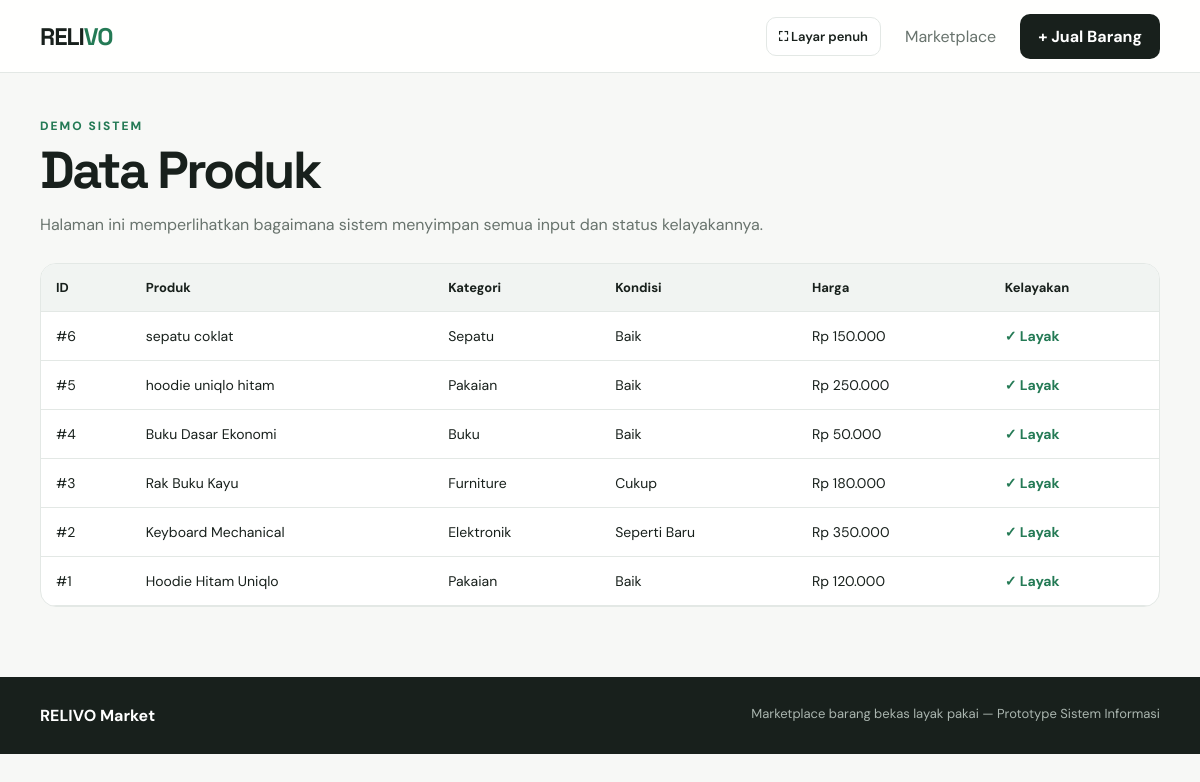
/admin/products, run on the app's committed database.
### tables this page shows
CREATE TABLE products (
            id INTEGER PRIMARY KEY AUTOINCREMENT,
            name TEXT NOT NULL,
            category TEXT NOT NULL,
            condition TEXT NOT NULL,
            price INTEGER NOT NULL,
            image TEXT,
            description TEXT,
            eligible INTEGER NOT NULL DEFAULT 1,
            created_at TIMESTAMP DEFAULT CURRENT_TIMESTAMP
        );

### app.py (the view)
@app.route("/admin/products")
def admin_products():
    conn = get_db()
    products = conn.execute("SELECT * FROM products ORDER BY id DESC").fetchall()
    conn.close()
    return render_template("admin.html", products=products)

### app.py (called while the page is built)
def get_db():
    conn = sqlite3.connect(DB_PATH)
    conn.row_factory = sqlite3.Row
    return conn

@app.template_filter("rupiah")
def rupiah(value):
    return "Rp {:,}".format(value).replace(",", ".")

### templates/admin.html (shortened to what this page needs)
{% extends "base.html" %}
{% block content %}
<div class="page-title">
    <div class="eyebrow">DEMO SISTEM</div>
    <h1>Data Produk</h1>
    <p>Halaman ini memperlihatkan bagaimana sistem menyimpan semua input dan status kelayakannya.</p>
</div>
<div class="table-wrap">
<table>
    <thead>
        <tr>
            <th>ID</th><th>Produk</th><th>Kategori</th><th>Kondisi</th><th>Harga</th><th>Kelayakan</th>
        </tr>
    </thead>
    <tbody>
    {% for p in products %}
        <tr>
            <td>#{{ p['id'] }}</td>
            <td>{{ p['name'] }}</td>
            <td>{{ p['category'] }}</td>
            <td>{{ p['condition'] }}</td>
            <td>{{ p['price']|rupiah }}</td>
            <td>
                {% if p['eligible'] %}
                    <span class="good">✓ Layak</span>
                {% else %}
                    <span class="bad">✕ Tidak layak</span>
                {% endif %}
            </td>
        </tr>
    {% endfor %}
    </tbody>
</table>
</div>
{% endblock %}

### static/style.css (style rules this page uses)
:root { --ink: #18201c; --muted: #68736d; --line: #e3e8e5; --paper: #f7f8f6; --card: #ffffff; --accent: #247a55; --accent-dark: #185a3f; --soft: #e7f2eb; --danger: #a33d3d; --warning: #8a6318; }
* { box-sizing: border-box; }
body { margin: 0; background: var(--paper); color: var(--ink); font-family: "DM Sans", Arial, sans-serif; }
.eyebrow { color: var(--accent); font-size: 12px; font-weight: 800; letter-spacing: 2px; margin-bottom: 10px; }
.hero h1, .page-title h1 { font: 700 52px/1 "Space Grotesk"; letter-spacing: -2.5px; margin: 0 0 18px; }
.page-title { margin: 45px 0 28px; }
.page-title p { color:var(--muted); }
.good { color:var(--accent); font-weight:700; }
.table-wrap { overflow:auto; background:white; border:1px solid var(--line); border-radius:16px; margin-bottom:70px; }
table { width:100%; border-collapse:collapse; }
th, td { padding:15px; text-align:left; border-bottom:1px solid var(--line); white-space:nowrap; }
th { background:#f1f4f2; font-size:13px; }
td { font-size:14px; }

### data on the page
products: id "6", name "sepatu coklat", category "Sepatu", condition "Baik", price|rupiah "Rp 150.000", eligible "✓ Layak"
products: id "5", name "hoodie uniqlo hitam", category "Pakaian", condition "Baik", price|rupiah "Rp 250.000", eligible "✓ Layak"
products: id "4", name "Buku Dasar Ekonomi", category "Buku", condition "Baik", price|rupiah "Rp 50.000", eligible "✓ Layak"
products: id "3", name "Rak Buku Kayu", category "Furniture", condition "Cukup", price|rupiah "Rp 180.000", eligible "✓ Layak"
products: id "2", name "Keyboard Mechanical", category "Elektronik", condition "Seperti Baru", price|rupiah "Rp 350.000", eligible "✓ Layak"
products: id "1", name "Hoodie Hitam Uniqlo", category "Pakaian", condition "Baik", price|rupiah "Rp 120.000", eligible "✓ Layak"
